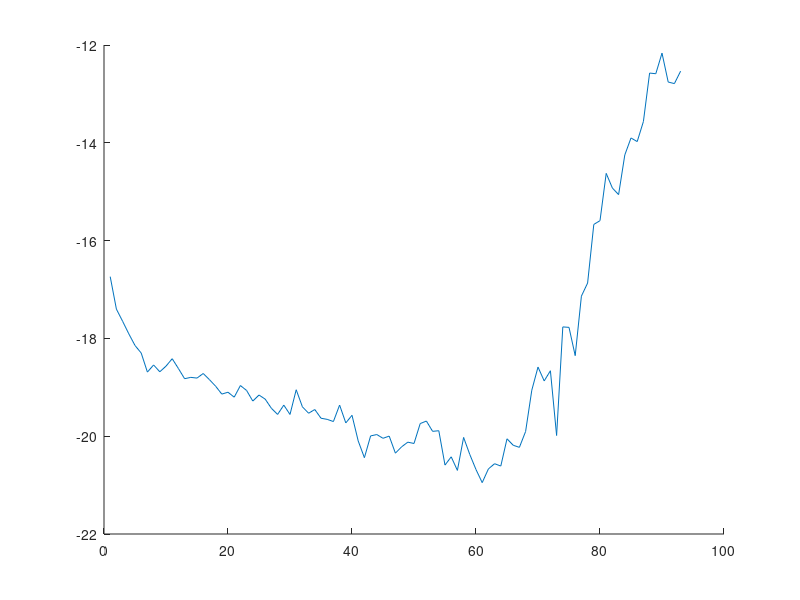

Source code (MATLAB): (Note: this script raises an error after producing the figure.)
clear all
close all

figure
hold on

% alternating projections
load('successive_reduction/cvx_rang.mat')
plot(10*log10(err_cvx))

%load('EM/EM_Mw.mat');
%plot(10*log10(err_EM))

%RPCA
load('RPCA/RPCA_rang.mat')
plot(10*log10(err_pg_opt))
plot(10*log10(err_pg(:,11)))

%MCMC
load('MCMC_sparse/MCMC_Nsrc.mat');
d_mcmc_moy = squeeze(mean(d_mcmc(:,end-200:end,:),2));
for i=1:93
	err_moy(i) = norm( d_ref(:,i) - d_mcmc_moy(:,i) ) /  norm( d_ref(:,i));
end
plot(10*log10(err_moy));

xlabel('Rank of $\bo{S}_{aa}$')
ylabel(h,'Relative error on diag($\bo{S}_{aa}$) (dB)')
legend('Hald','RPCA, $\lambda_{opt}$','RPCA, $\lambda=1/\sqrt(M)','MCMC')

%plot_fig(gcf,8,6)
%matlab2tikz('all_rang.tex')
